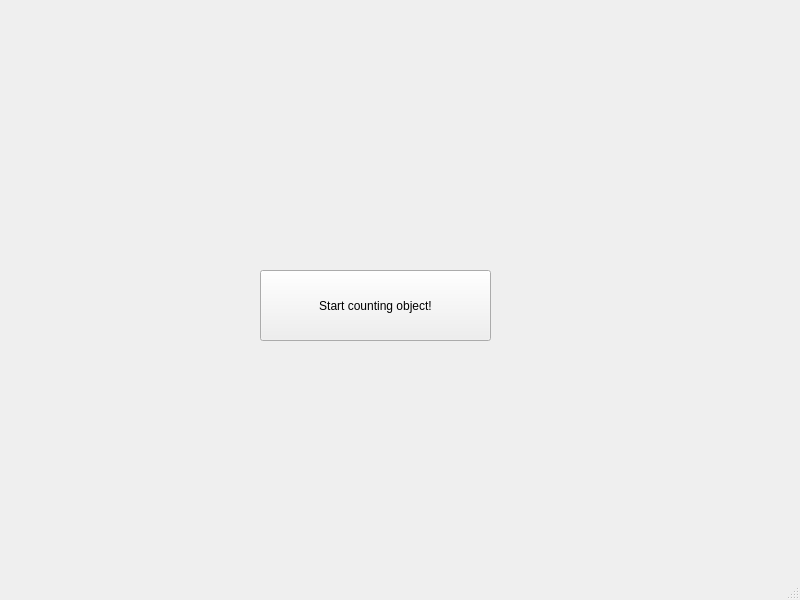
<?xml version="1.0" encoding="UTF-8"?>
<ui version="4.0">
 <class>MainWindow</class>
 <widget class="QMainWindow" name="MainWindow">
  <property name="geometry">
   <rect>
    <x>0</x>
    <y>0</y>
    <width>800</width>
    <height>600</height>
   </rect>
  </property>
  <property name="windowTitle">
   <string>MainWindow</string>
  </property>
  <widget class="QWidget" name="centralwidget">
   <widget class="QPushButton" name="pushButton">
    <property name="geometry">
     <rect>
      <x>260</x>
      <y>270</y>
      <width>231</width>
      <height>71</height>
     </rect>
    </property>
    <property name="text">
     <string>Start counting object!</string>
    </property>
   </widget>
  </widget>
  <widget class="QMenuBar" name="menubar">
   <property name="geometry">
    <rect>
     <x>0</x>
     <y>0</y>
     <width>800</width>
     <height>25</height>
    </rect>
   </property>
  </widget>
  <widget class="QStatusBar" name="statusbar"/>
 </widget>
 <resources/>
 <connections/>
</ui>
